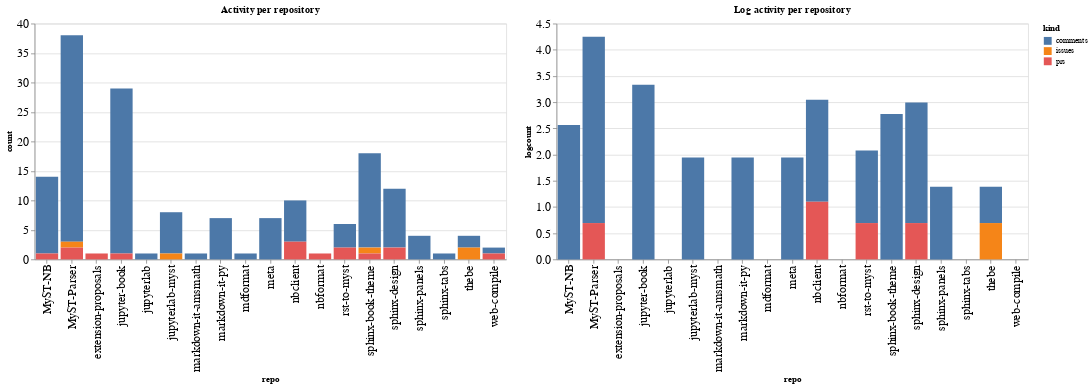

The notebook cell this image was saved under:
### Code cell
ch1 = alt.Chart(repo_summaries, width=600, title="Activity per repository").mark_bar().encode(
    x='repo',
    y='count',
    color='kind',
    tooltip="kind"
)

ch2 = alt.Chart(repo_summaries, width=600, title="Log activity per repository").mark_bar().encode(
    x='repo',
    y='logcount',
    color='kind',
    tooltip="kind"
)

ch1 | ch2

### Figure 1 — Vega-Lite specification as saved in the notebook (floating-point values rounded to 4 significant figures)
{"config": {"axisLeft": {"labelFontSize": 15}, "axisBottom": {"labelFontSize": 15}}, "hconcat": [{"mark": "bar", "encoding": {"color": {"type": "nominal", "field": "kind"}, "tooltip": {"type": "nominal", "field": "kind"}, "x": {"type": "nominal", "field": "repo"}, "y": {"type": "quantitative", "field": "count"}}, "title": "Activity per repository", "width": 600}, {"mark": "bar", "encoding": {"color": {"type": "nominal", "field": "kind"}, "tooltip": {"type": "nominal", "field": "kind"}, "x": {"type": "nominal", "field": "repo"}, "y": {"type": "quantitative", "field": "logcount"}}, "title": "Log activity per repository", "width": 600}], "data": {"name": "data-cc979d3efb76d6de6624f5c7e8fc9d74"}, "$schema": "https://vega.github.io/schema/vega-lite/v4.8.1.json", "datasets": {"data-cc979d3efb76d6de6624f5c7e8fc9d74": [{"repo": "MyST-NB", "kind": "comments", "count": 13, "logcount": 2.565}, {"repo": "MyST-NB", "kind": "prs", "count": 1, "logcount": 0.0}, {"repo": "MyST-Parser", "kind": "comments", "count": 35, "logcount": 3.555}, {"repo": "MyST-Parser", "kind": "issues", "count": 1, "logcount": 0.0}, {"repo": "MyST-Parser", "kind": "prs", "count": 2, "logcount": 0.6931}, {"repo": "extension-proposals", "kind": "prs", "count": 1, "logcount": 0.0}, {"repo": "jupyter-book", "kind": "comments", "count": 28, "logcount": 3.332}, {"repo": "jupyter-book", "kind": "prs", "count": 1, "logcount": 0.0}, {"repo": "jupyterlab", "kind": "comments", "count": 1, "logcount": 0.0}, {"repo": "jupyterlab-myst", "kind": "comments", "count": 7, "logcount": 1.946}, {"repo": "jupyterlab-myst", "kind": "issues", "count": 1, "logcount": 0.0}, {"repo": "markdown-it-amsmath", "kind": "comments", "count": 1, "logcount": 0.0}, {"repo": "markdown-it-py", "kind": "comments", "count": 7, "logcount": 1.946}, {"repo": "mdformat", "kind": "comments", "count": 1, "logcount": 0.0}, {"repo": "meta", "kind": "comments", "count": 7, "logcount": 1.946}, {"repo": "nbclient", "kind": "comments", "count": 7, "logcount": 1.946}, {"repo": "nbclient", "kind": "prs", "count": 3, "logcount": 1.099}, {"repo": "nbformat", "kind": "prs", "count": 1, "logcount": 0.0}, {"repo": "rst-to-myst", "kind": "comments", "count": 4, "logcount": 1.386}, {"repo": "rst-to-myst", "kind": "prs", "count": 2, "logcount": 0.6931}, {"repo": "sphinx-book-theme", "kind": "comments", "count": 16, "logcount": 2.773}, {"repo": "sphinx-book-theme", "kind": "issues", "count": 1, "logcount": 0.0}, {"repo": "sphinx-book-theme", "kind": "prs", "count": 1, "logcount": 0.0}, {"repo": "sphinx-design", "kind": "comments", "count": 10, "logcount": 2.303}, {"repo": "sphinx-design", "kind": "prs", "count": 2, "logcount": 0.6931}, {"repo": "sphinx-panels", "kind": "comments", "count": 4, "logcount": 1.386}, {"repo": "sphinx-tabs", "kind": "comments", "count": 1, "logcount": 0.0}, {"repo": "thebe", "kind": "comments", "count": 2, "logcount": 0.6931}, {"repo": "thebe", "kind": "issues", "count": 2, "logcount": 0.6931}, {"repo": "web-compile", "kind": "comments", "count": 1, "logcount": 0.0}, {"repo": "web-compile", "kind": "prs", "count": 1, "logcount": 0.0}]}}
